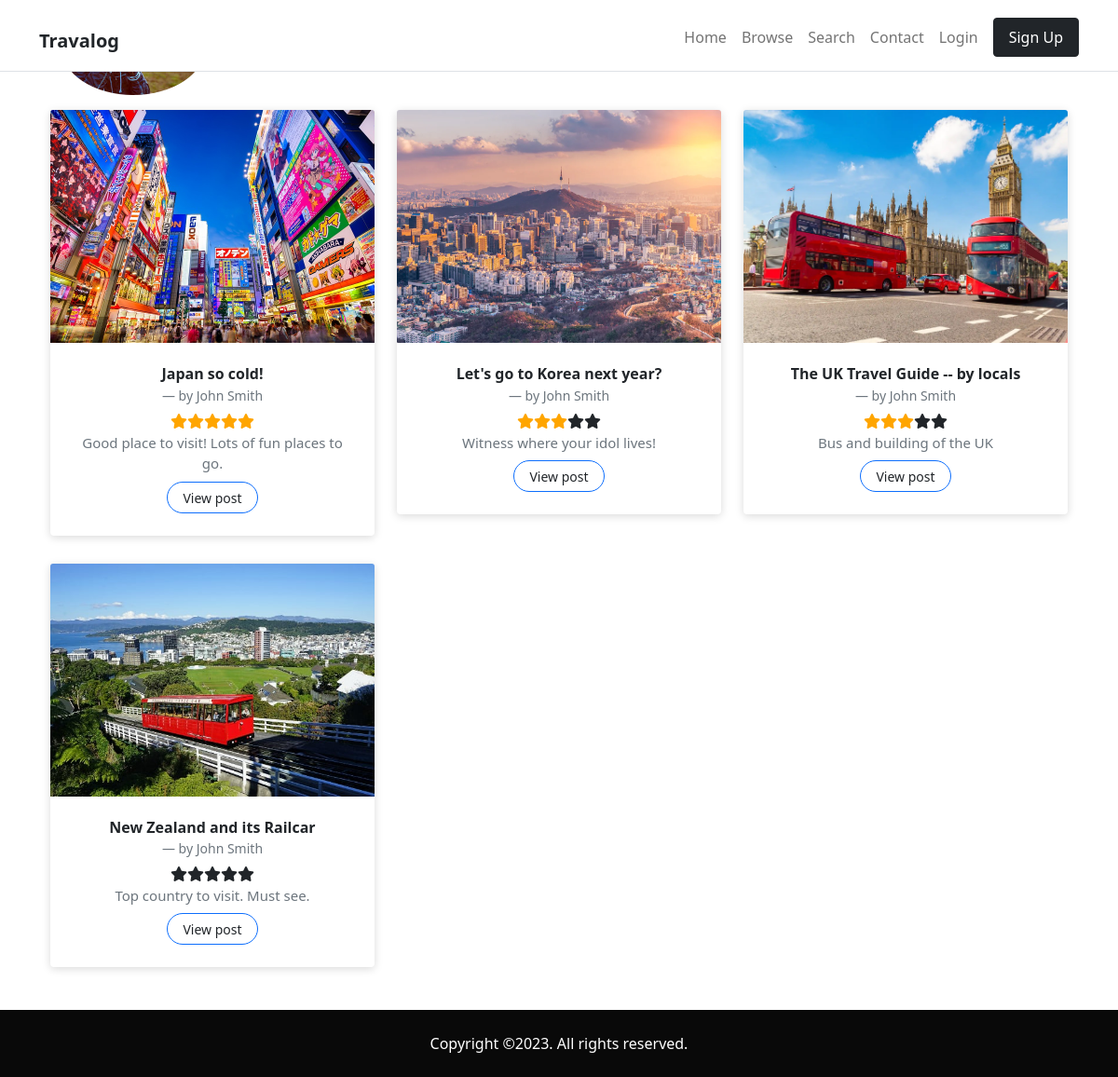
/profile.php?id=151567889, run on the app's committed database.
### tables this page shows
CREATE TABLE `posts` (
  `postid` int(128) NOT NULL,
  `userid` int(128) NOT NULL,
  `title` varchar(255) NOT NULL,
  `caption` mediumtext NOT NULL,
  `content` longtext NOT NULL,
  `location` text NOT NULL,
  `continent` varchar(20) NOT NULL,
  `image` text NOT NULL,
  `tag` text NOT NULL,
  `createdtime` bigint(20) NOT NULL,
  `viewcount` int(11) NOT NULL
);

CREATE TABLE `users` (
  `userid` int(128) NOT NULL,
  `username` varchar(255) NOT NULL,
  `password` varchar(255) NOT NULL,
  `profilepic` varchar(255) DEFAULT NULL,
  `profileintro` longtext DEFAULT NULL,
  `realname` varchar(255) NOT NULL,
  `email` varchar(255) NOT NULL,
  `telno` varchar(16) DEFAULT NULL,
  `token` varchar(255) DEFAULT NULL
);

### helper_list_post.php (the view, shortened to what this page needs)
<?php
function buildHTMLPostPreview($posts, $edit=false){
    foreach ($posts as $post) {
        $output = "";
        $title = htmlentities($post->title);
        $output .= <<< HEADERPOST
        <div class="col-md-6 col-lg-4">
            <div class="card border-0 transform-on-hover">
                <picture>
                    <img src="$post->image" alt="Card Image" class="card-img-top">
                </picture>
                <div class="card-body">
                    <h6>$title</h6>
        HEADERPOST;
        if (!$edit) {
            $displayname = htmlentities(
                isset($post->realname) ? $post->realname : $post->username
            );
            $output .= '<small class="blockquote-footer mt-0">by ' . $displayname . '</small>';
            $output .= '<div class="container mt-1">';
            $rounded = round($post->avg_rating);
            for ($i = 0; $i < $rounded; $i++) {
                $output .= '<span class="fa fa-star checked"></span>';
            }
            for ($i = 0; $i < 5 - $rounded; $i++) {
                $output .= '<span class="fa fa-star"></span>';
            }
            $output .= '</div>';
        }
        $caption = htmlentities($post->caption);
        $output .= '<p class="text-muted card-text mb-2">'.$caption.'</p>';
        if ($edit){
            $output .= <<< BUTTONSACTION
                    <div class="float-end">
                        <button onclick="window.location.href='edit_post.php?id=$post->postid';" class="fa fa-edit btn btn-lg btn-outline-primary stretched-link"></button>
                        <button class="fa fa-trash btn btn-lg btn-outline-danger" style="position: relative; z-index: 1000;"
                        data-bs-toggle="modal" data-bs-target="#deleteModal" data-bs-postid="$post->postid" aria-hidden="true"></button>
                    </div>
            BUTTONSACTION;
        } else {
            $output .= '<a href="post.php?id=' . $post->postid . '" class="btn btn-outline-primary btn-rounded px-3 py-1 stretched-link"><small>View post</small></a>';
        }
        $output .= <<< ENDPOST
                </div>
            </div>
        </div>
        ENDPOST;
        echo $output;
    }
}
function listProfilePostPreview($conn, $userid = null){
    $stmt = $conn->prepare("SELECT posts.postid, title, caption, image, realname, username, AVG(ratings.rating) AS avg_rating,
      (SELECT count(*) FROM posts WHERE posts.userid= ? ) AS postCount
    FROM posts
    LEFT JOIN ratings ON posts.postid=ratings.postid
    LEFT JOIN users ON posts.userid=users.userid
    WHERE posts.userid= ?
    GROUP BY posts.postid
    ORDER BY createdtime DESC");
    $stmt->bind_param("ss", $userid, $userid);
    if (!$stmt->execute()){
        return null;
    }
    $result = $stmt->get_result();
    if ($result->num_rows){
        $count = 0;
        while($row = $result->fetch_object()){
            $resultarr[] = $row;
            $count = $row->postCount;
        }
        return array($resultarr, $count);
    } else {
        return array(null, 0);
    }
}

### css/cards-gallery.css (style rules this page uses)
.gallery-block.cards-gallery h6 { font-weight: bold; margin-bottom: 0; padding-bottom: 0; }
.gallery-block.cards-gallery .card { transition: 0.4s ease; }
.gallery-block.cards-gallery .card picture, .gallery-block.cards-gallery .card img { object-fit: cover; height: 250px; }
.gallery-block.cards-gallery .card-body { text-align: center; padding: 1.5rem 1.5rem; }
.gallery-block.cards-gallery .card-body p { font-size: 15px; }
.gallery-block.cards-gallery a { color: #212529; }
.gallery-block.cards-gallery .card { margin-bottom: 30px; box-shadow: 0px 2px 10px rgba(0, 0, 0, 0.15); }

### css/main.css (style rules this page uses)
.checked, .star-widget .fa-star:hover, .star-widget .fa-star:hover~.fa-star, .star-widget input:checked~label { color: orange; }
.btn-rounded { border-radius: 5rem; }
body { min-height: 100vh; display: grid; grid-template-rows: 1fr auto; }

### data on the page
posts: image (picture), title "Japan so cold!", userid.realname "John Smith", caption "Good place to visit! Lots of fun places to go."
posts: image (picture), title "Let's go to Korea next year?", userid.realname "John Smith", caption "Witness where your idol lives!"
posts: image (picture), title "The UK Travel Guide -- by locals", userid.realname "John Smith", caption "Bus and building of the UK"
posts: image (picture), title "New Zealand and its Railcar", userid.realname "John Smith", caption "Top country to visit. Must see."
